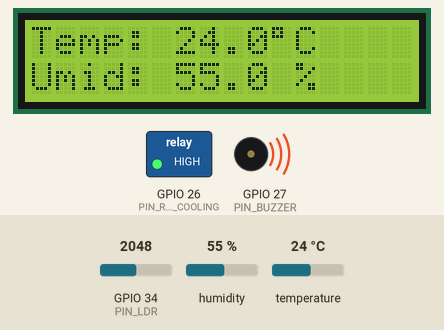
A program run on a simulated ESP32. On the bench: 16×2 character LCD, switched loads named in the program (green lamp = pin HIGH), buzzer (waves = sounding, pin HIGH). Inputs (shaded band) come from the test bench; at power-on: temperature 24 °C, GPIO 34 (PIN_LDR) = 2048, humidity 55 %. What the program prints to the serial monitor is not drawn.

Above: at 2.6 s.
2.7 s: temperature set to 12.6 °C
At 9.4 s:
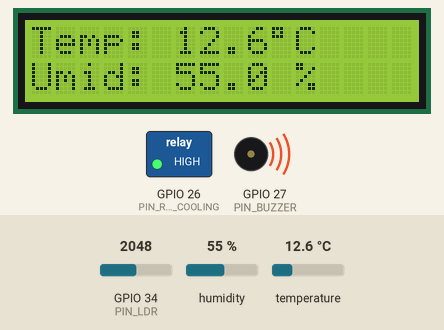
12.3 s: temperature set to 11.3 °C
At 16.3 s:
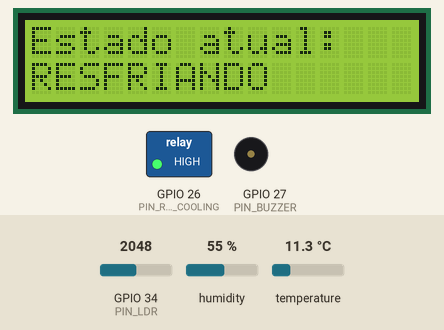
21.9 s: GPIO 34 (PIN_LDR) set to 2456
At 23.3 s:
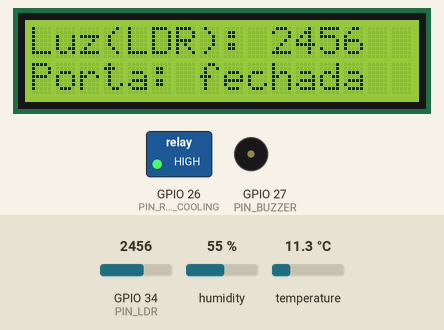
25.5 s: GPIO 34 (PIN_LDR) set to 2549
At 31.5 s:
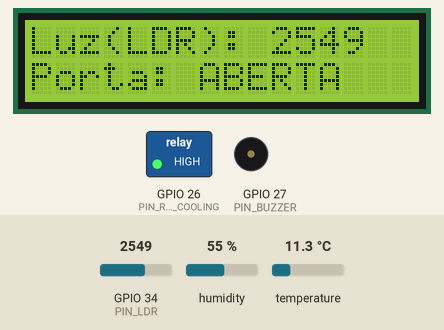
34.5 s: humidity set to 84 %
At 38.8 s:
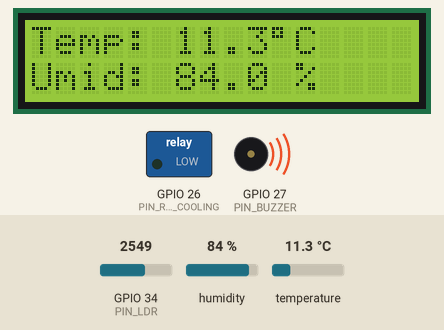
43.5 s: humidity set to 87 %
At 52.0 s:
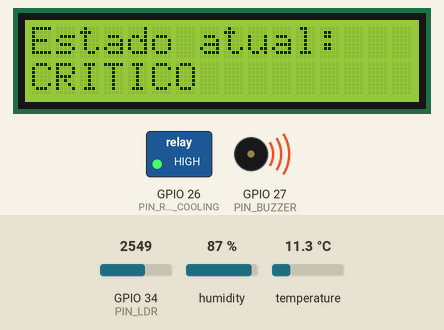
Timing chart, 0 to 53.5 s (numbered marks = the images above; inputs shaded):
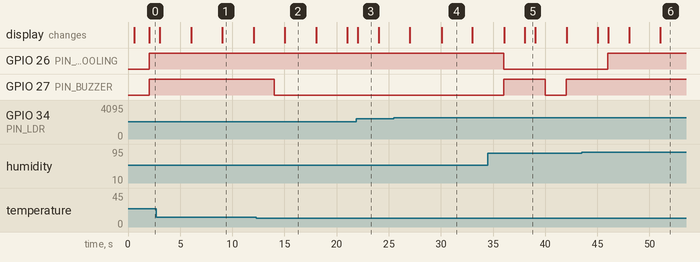

Measured:
- the behaviour switches between 12.1 and 12 °C on temperature (found by bisection; images 1 and 2)
- the behaviour switches between 2500 and 2501 on GPIO 34 (PIN_LDR) (found by bisection; images 3 and 4)
- the behaviour switches between 85 and 86 % on humidity (found by bisection; images 5 and 6)
- after the input at 12.3 s, GPIO 27 (PIN_BUZZER): HIGH → LOW after 1.7 s; the display: changes after 2.7 s (image 2)
- after the input at 21.9 s, the display: changes after 0.14 s (image 3)
- after the input at 25.5 s, the display: first differs from a run without the input after 4.6 s (image 4)
- after the input at 43.5 s, GPIO 26 (PIN_RELAY_COOLING): LOW → HIGH after 2.5 s; GPIO 27 (PIN_BUZZER): stays HIGH (without the input it goes to LOW after 2.5 s)

The program:

main.cpp
```cpp
/*
 * FrioLog Soluções em Logística
 * Nó de Borda Inteligente — câmara-piloto (protótipo / prova de conceito)
 *
 * Sensores:
 *   1) DHT22  -> temperatura (°C) e umidade relativa (%)      [digital, 1-wire]
 *   2) LDR (sensor de luminosidade) -> detecta entrada de luz [analógico]
 *      A câmara é fechada e escura; se a porta abrir, entra luz.
 *      Por isso o LDR é usado como detector indireto de "porta aberta".
 *
 * Atuadores:
 *   1) Relé -> aciona o sistema de refrigeração/compressor
 *   2) Buzzer -> alarme sonoro local
 *
 * Toda a decisão ocorre no ESP32, localmente, sem rede/internet.
 */

#include <Arduino.h>
#include <DHT.h>
#include <Wire.h>
#include <LiquidCrystal_I2C.h>

// ----------------------- Pinos -----------------------
#define PIN_DHT           15
#define DHT_TYPE          DHT22

#define PIN_LDR           34    // ADC1 (entrada apenas) - leitura analógica de luz
#define PIN_RELAY_COOLING 26    // Atuador 1: refrigeração
#define PIN_BUZZER        27    // Atuador 2: alarme sonoro

// ----------------------- Parâmetros de decisão -----------------------
const float TEMP_LIMITE_ALTA   = 8.0f;   // °C  -> acima disso, câmara está esquentando
const float TEMP_CRITICA       = 12.0f;  // °C  -> temperatura crítica
const float UMID_LIMITE_ALTA   = 85.0f;  // %   -> umidade alta
const float UMID_CRITICA       = 95.0f;  // %   -> umidade crítica

// Limiar do LDR (0-4095 no ESP32). Ajuste conforme calibração na simulação:
// observem o valor impresso no Serial Monitor com a câmara "fechada" (escura)
// e "aberta" (clara) no Wokwi e definam o ponto de corte entre os dois.
const int LIMIAR_LUZ_PORTA_ABERTA = 2500;

const unsigned long TEMPO_PORTA_ABERTA_LIMITE = 10000; // ms (10s) porta aberta = alerta
const unsigned long INTERVALO_LEITURA         = 2000;  // ms entre leituras dos sensores

// O LCD 16x2 não tem espaço pra mostrar tudo que o Serial Monitor mostra de
// uma vez só. Por isso ele fica alternando entre "telas" (igual um painel),
// cada uma com uma parte da informação, repetindo o ciclo continuamente.
const unsigned long INTERVALO_TELA_LCD = 3000; // ms entre troca de tela no LCD
const int QTD_TELAS_LCD = 3;

// ----------------------- Estados operacionais -----------------------
enum EstadoSistema {
  ESTADO_NORMAL,          // tudo dentro do esperado
  ESTADO_RESFRIANDO,      // temperatura acima do limite -> aciona refrigeração
  ESTADO_ALERTA_UMIDADE,  // umidade acima do limite (temperatura normal)
  ESTADO_PORTA_ABERTA,    // luz detectada (porta aberta) além do tempo limite
  ESTADO_CRITICO          // condição crítica: limite excedido (temp e/ou umidade) simultaneamente,
                          // ou valores em nível crítico isolado
};

EstadoSistema estadoAtual = ESTADO_NORMAL;
EstadoSistema estadoAnterior = ESTADO_NORMAL;

// ----------------------- Objetos e variáveis globais -----------------------
DHT dht(PIN_DHT, DHT_TYPE);

// Endereço I2C mais comum dos módulos de LCD 16x2 (PCF8574). Se o texto não
// aparecer no LCD, tente trocar para 0x3F, que é o outro endereço comum.
LiquidCrystal_I2C lcd(0x27, 16, 2);

float temperatura = 0.0f;
float umidade = 0.0f;
int leituraLuz = 0;
bool portaAberta = false; // inferida pela luminosidade (ver decidirEstado/lerSensores)

unsigned long instanteUltimaLeitura = 0;
unsigned long instanteInicioPortaAberta = 0;
bool contandoTempoPorta = false;

unsigned long instanteUltimaTelaLCD = 0;
int telaAtualLCD = 0; // 0 = temp/umid, 1 = luz/porta, 2 = estado

// ----------------------- Protótipos -----------------------
void lerSensores();
EstadoSistema decidirEstado(float t, float h, bool porta, unsigned long tempoPortaAberta);
void atualizarAtuadores(EstadoSistema estado);
void registrarMudancaDeEstado(EstadoSistema novo);
const char* nomeEstado(EstadoSistema e);
void atualizarLCD();

void setup() {
  Serial.begin(115200);
  delay(500);

  pinMode(PIN_LDR, INPUT);
  pinMode(PIN_RELAY_COOLING, OUTPUT);
  pinMode(PIN_BUZZER, OUTPUT);

  digitalWrite(PIN_RELAY_COOLING, LOW);
  digitalWrite(PIN_BUZZER, LOW);

  dht.begin();

  lcd.init();
  lcd.backlight();
  lcd.setCursor(0, 0);
  lcd.print("FrioLog EDCO");
  lcd.setCursor(0, 1);
  lcd.print("Inicializando...");

  Serial.println("=== FrioLog - No de Borda Inteligente ===");
  Serial.println("Inicializando... decisao 100% local no ESP32, sem rede.");
}

void loop() {
  unsigned long agora = millis();

  // Leitura periódica dos sensores (não bloqueante)
  if (agora - instanteUltimaLeitura >= INTERVALO_LEITURA) {
    instanteUltimaLeitura = agora;
    lerSensores();

    // Controle do tempo de porta aberta
    if (portaAberta) {
      if (!contandoTempoPorta) {
        contandoTempoPorta = true;
        instanteInicioPortaAberta = agora;
      }
    } else {
      contandoTempoPorta = false;
    }

    unsigned long tempoPortaAberta = contandoTempoPorta ? (agora - instanteInicioPortaAberta) : 0;

    // ---- Decisão local (função dedicada) ----
    EstadoSistema novoEstado = decidirEstado(temperatura, umidade, portaAberta, tempoPortaAberta);

    if (novoEstado != estadoAtual) {
      estadoAnterior = estadoAtual;
      estadoAtual = novoEstado;
      registrarMudancaDeEstado(estadoAtual);
    }

    // ---- Atualização dos atuadores conforme o estado decidido ----
    atualizarAtuadores(estadoAtual);

    // ---- Log contínuo (estado atual + leituras) ----
    Serial.print("[LEITURA] Temp: ");
    Serial.print(temperatura, 1);
    Serial.print(" C | Umid: ");
    Serial.print(umidade, 1);
    Serial.print(" % | Luz (LDR): ");
    Serial.print(leituraLuz);
    Serial.print(" | Porta: ");
    Serial.print(portaAberta ? "ABERTA" : "fechada");
    Serial.print(" | Estado: ");
    Serial.println(nomeEstado(estadoAtual));

    // Atualiza o conteúdo da tela do LCD que estiver ativa no momento,
    // com os valores que acabaram de ser lidos.
    atualizarLCD();
  }

  // Troca a tela exibida no LCD periodicamente, de forma independente da
  // leitura dos sensores, para o painel ir mostrando todas as informações
  // em sequência (igual o Serial Monitor mostrava tudo em uma linha só).
  if (agora - instanteUltimaTelaLCD >= INTERVALO_TELA_LCD) {
    instanteUltimaTelaLCD = agora;
    telaAtualLCD = (telaAtualLCD + 1) % QTD_TELAS_LCD;
    atualizarLCD();
  }
}

// Lê os dois sensores do nó de borda
void lerSensores() {
  float t = dht.readTemperature();
  float h = dht.readHumidity();

  // DHT22 retorna NaN em caso de falha de leitura; mantém último valor válido
  if (!isnan(t)) temperatura = t;
  if (!isnan(h)) umidade = h;

  // Sensor analógico: quanto mais luz entra na câmara, maior a leitura do LDR
  // (ajuste a lógica de comparação conforme o módulo/polaridade usados na simulação)
  leituraLuz = analogRead(PIN_LDR);
  portaAberta = (leituraLuz > LIMIAR_LUZ_PORTA_ABERTA);
}

// Mostra no LCD 16x2 a mesma informação que ia só pro Serial Monitor.
// Como não cabe tudo de uma vez, o conteúdo alterna entre 3 telas
// (ver telaAtualLCD / INTERVALO_TELA_LCD), formando um ciclo contínuo.
void atualizarLCD() {
  lcd.clear();
  switch (telaAtualLCD) {
    case 0: // Tela 1: temperatura e umidade
      lcd.setCursor(0, 0);
      lcd.print("Temp: ");
      lcd.print(temperatura, 1);
      lcd.print(char(223)); // símbolo de grau
      lcd.print("C");
      lcd.setCursor(0, 1);
      lcd.print("Umid: ");
      lcd.print(umidade, 1);
      lcd.print(" %");
      break;

    case 1: // Tela 2: luz (LDR) e status da porta
      lcd.setCursor(0, 0);
      lcd.print("Luz(LDR): ");
      lcd.print(leituraLuz);
      lcd.setCursor(0, 1);
      lcd.print("Porta: ");
      lcd.print(portaAberta ? "ABERTA" : "fechada");
      break;

    case 2: // Tela 3: estado geral do sistema
    default:
      lcd.setCursor(0, 0);
      lcd.print("Estado atual:");
      lcd.setCursor(0, 1);
      lcd.print(nomeEstado(estadoAtual));
      break;
  }
}

/*
 * Função de decisão local — é o "cérebro" do nó de borda.
 * Recebe as leituras dos dois sensores e devolve o estado que deve prevalecer.
 *
 * Prioridade (da mais alta para a mais baixa), quando mais de uma condição é
 * verdadeira ao mesmo tempo:
 *   1) ESTADO_CRITICO         (segurança do produto em risco)
 *   2) ESTADO_PORTA_ABERTA    (perda de estanqueidade térmica prolongada)
 *   3) ESTADO_ALERTA_UMIDADE  (risco de contaminação/condensação)
 *   4) ESTADO_RESFRIANDO      (ação corretiva de rotina)
 *   5) ESTADO_NORMAL          (default)
 */
EstadoSistema decidirEstado(float t, float h, bool porta, unsigned long tempoPortaAberta) {
  // Regra que combina os dois sensores simultaneamente:
  // temperatura E umidade acima do limite alto ao mesmo tempo -> crítico
  bool combinadaCritica = (t > TEMP_LIMITE_ALTA) && (h > UMID_LIMITE_ALTA);

  if (t > TEMP_CRITICA || h > UMID_CRITICA || combinadaCritica) {
    return ESTADO_CRITICO;
  }

  if (porta && tempoPortaAberta >= TEMPO_PORTA_ABERTA_LIMITE) {
    return ESTADO_PORTA_ABERTA;
  }

  if (h > UMID_LIMITE_ALTA) {
    return ESTADO_ALERTA_UMIDADE;
  }

  if (t > TEMP_LIMITE_ALTA) {
    return ESTADO_RESFRIANDO;
  }

  return ESTADO_NORMAL;
}

// Aciona os atuadores de acordo com o estado decidido
void atualizarAtuadores(EstadoSistema estado) {
  switch (estado) {
    case ESTADO_NORMAL:
      digitalWrite(PIN_RELAY_COOLING, LOW);
      digitalWrite(PIN_BUZZER, LOW);
      break;

    case ESTADO_RESFRIANDO:
      digitalWrite(PIN_RELAY_COOLING, HIGH);
      digitalWrite(PIN_BUZZER, LOW);
      break;

    case ESTADO_ALERTA_UMIDADE:
      digitalWrite(PIN_RELAY_COOLING, LOW);
      // alarme intermitente para chamar atenção sem ser tão agressivo quanto o crítico
      digitalWrite(PIN_BUZZER, (millis() / 500) % 2 == 0 ? HIGH : LOW);
      break;

    case ESTADO_PORTA_ABERTA:
      digitalWrite(PIN_RELAY_COOLING, LOW); // resfriar com a porta aberta é ineficiente
      digitalWrite(PIN_BUZZER, (millis() / 300) % 2 == 0 ? HIGH : LOW);
      break;

    case ESTADO_CRITICO:
      digitalWrite(PIN_RELAY_COOLING, HIGH); // refrigeração máxima
      digitalWrite(PIN_BUZZER, HIGH);        // alarme contínuo
      break;
  }
}

void registrarMudancaDeEstado(EstadoSistema novo) {
  Serial.println("------------------------------------------------------");
  Serial.print(">>> MUDANCA DE ESTADO: ");
  Serial.print(nomeEstado(estadoAnterior));
  Serial.print(" -> ");
  Serial.println(nomeEstado(novo));
  Serial.println("------------------------------------------------------");
}

const char* nomeEstado(EstadoSistema e) {
  switch (e) {
    case ESTADO_NORMAL:         return "NORMAL";
    case ESTADO_RESFRIANDO:     return "RESFRIANDO";
    case ESTADO_ALERTA_UMIDADE: return "ALERTA_UMIDADE";
    case ESTADO_PORTA_ABERTA:   return "PORTA_ABERTA";
    case ESTADO_CRITICO:        return "CRITICO";
    default:                    return "DESCONHECIDO";
  }
}
```
